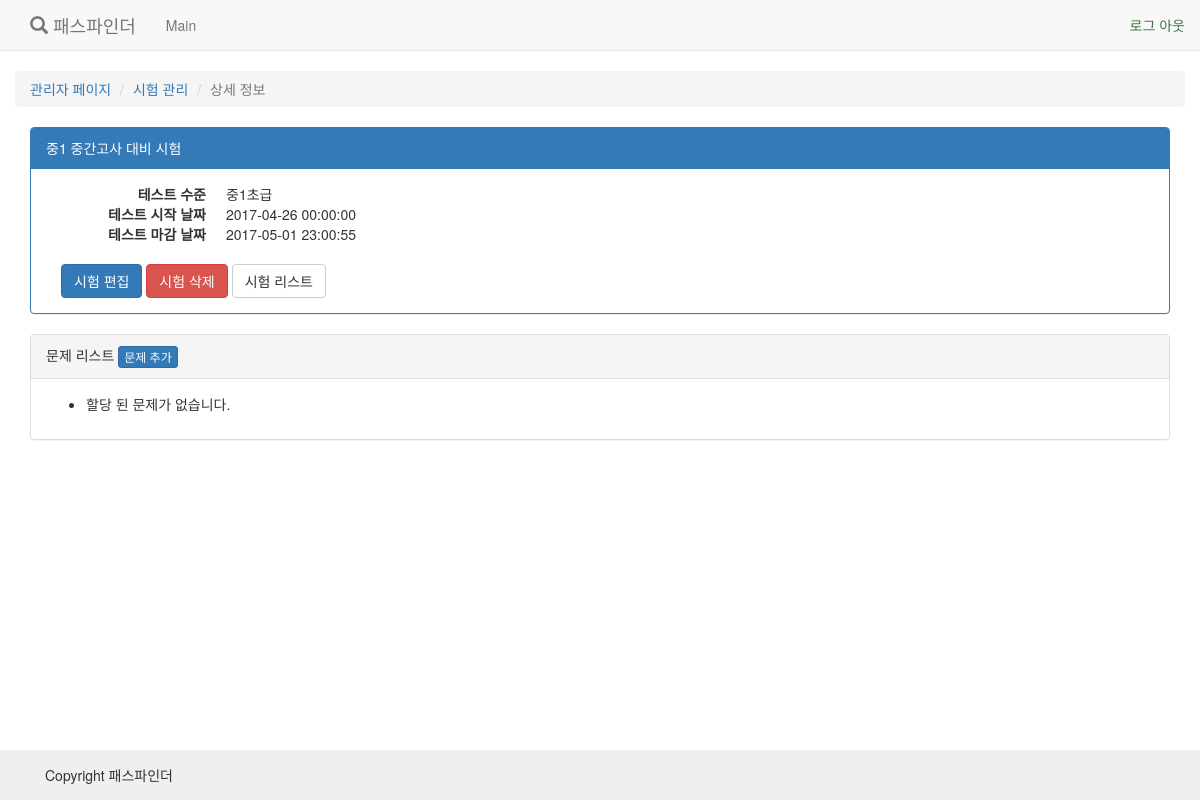
/manage/exam/4/ (signed in), run on the app's committed database.
### quiz/models.py (models this page shows, shortened)
@python_2_unicode_compatible
class Quiz(models.Model):
    level = models.IntegerField(
        verbose_name=u"퀴즈 수준",
        choices=LEVEL_CHOICES, default=0)
    title = models.CharField(
        verbose_name=u"퀴즈 제목",
        max_length=50)
    starting_date = models.DateTimeField(
        verbose_name=u"퀴즈 시작 날짜",
        null=True, blank=True)
    closing_date = models.DateTimeField(
        verbose_name=u"퀴즈 마감 날짜",
        null=True, blank=True)
    create_date = models.DateTimeField(auto_now_add=True)
    update_date = models.DateTimeField(auto_now=True)
    class Meta:
        verbose_name=u"퀴즈 관리"
        verbose_name_plural=u"퀴즈 관리"

### quiz/views.py (the view)
# urls.py: url(r'^exam/(\d+)/$', ExamDetailView.as_view(), name='show_quiz'),
class ExamDetailView(StaffMemberRequiredMixin, View):
    def get(self, request, pk=None):
        exam = get_object_or_404(Quiz, pk=pk)
        return render(request, 'quiz/exam.html', {
            'exam': exam
        })

### quiz/views.py (called while the page is built)
    @method_decorator(staff_member_required)
    def dispatch(self, request, *args, **kwargs):
        return super(StaffMemberRequiredMixin, self).dispatch(request, *args, **kwargs)

### quiz/templates/quiz/exam.html (shortened to what this page needs)
{% extends 'base.html' %}
{% load staticfiles %}
{% block content %}
    <div class="container">
        <div class="row" style="margin-top: 20px;">
            <ol class="breadcrumb">
                <li><a href="/">관리자 페이지 </a></li>
                <li><a href="{% url 'quiz:show_quiz_list' %}">시험 관리</a></li>
                <li class="active">상세 정보</li>
            </ol>
        </div>
        <div class="panel panel-primary" style="margin-top: 0px;">
            <div class="panel-heading">
                {{ exam.title }}
            </div>
            <div class="panel-body">
                <dl class="dl-horizontal">
                    <dt>테스트 수준</dt><dd>{{ exam.get_level_display }}</dd>
                    <dt>테스트 시작 날짜</dt><dd>{{ exam.starting_date|date:"Y-m-d H:s:i" }}</dd>
                    <dt>테스트 마감 날짜</dt><dd>{{ exam.closing_date|date:"Y-m-d H:s:i" }}</dd>
                </dl>
                <div class="container">
                    <a href="{% url 'quiz:edit_quiz' exam.id %}" class="btn btn-primary">시험 편집</a>
                    <a href="{% url 'quiz:delete_quiz' exam.id %}" class="btn btn-danger">시험 삭제</a>
                    <a href="{% url 'quiz:show_quiz_list' %}" class="btn btn-default">시험 리스트</a>
                </div>
            </div>
        </div>
        <div class="panel panel-default">
            <div class="panel-heading">
                문제 리스트 <a href="#" class="btn btn-primary btn-xs">문제 추가</a>
            </div>
            <div class="panel-body">
                <ul>
                    {% for item in exam.exam_set.all %}
                    <li>{{ item.question.title }}</li>
                    {% empty %}
                        <li>할당 된 문제가 없습니다.</li>
                    {% endfor %}
                </ul>
            </div>
        </div>
    </div>
{% endblock content %}

### static/css/main.css (style rules this page uses)
html,body { height:100%; width: 100%; }
body { display: table; }
.container { height: auto; }

### data on the page
Quiz: title "중1 중간고사 대비 시험", level "중1초급", starting_date "2017-04-26 00:00:00", closing_date "2017-05-01 23:00:55"
